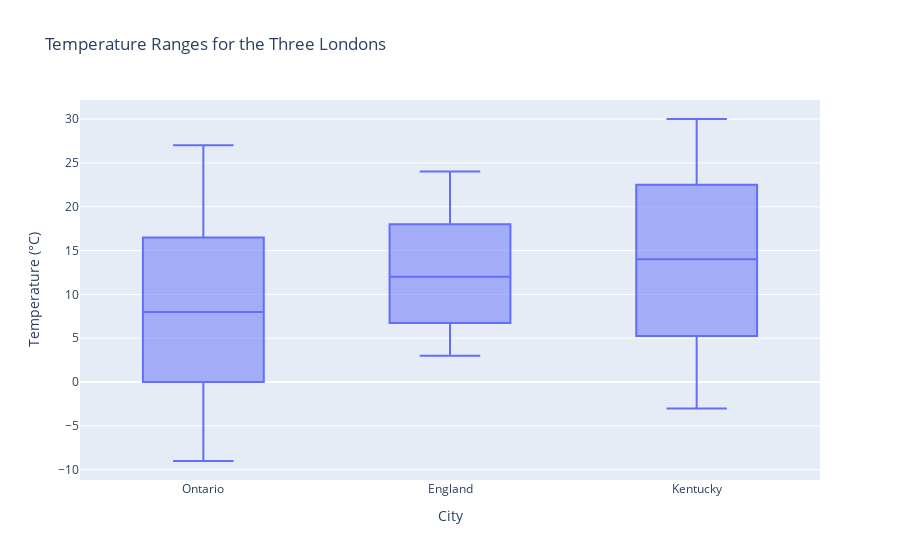

The code cell stored with this chart in its notebook:
### Code cell
fig = px.box(
    df,
    x="City",
    y="Temperature",
    title="Temperature Ranges for the Three Londons",
    labels={"Temperature": "Temperature (°C)"},
)
fig

### Figure 1 — Plotly figure (JSON) as saved in the notebook; plotly's stock layout.template omitted (floating-point values rounded to 4 significant figures)
{"data": [{"alignmentgroup": "True", "hovertemplate": "City=%{x}<br>Temperature (°C)=%{y}<extra></extra>", "legendgroup": "", "marker": {"color": "#636efa"}, "name": "", "notched": false, "offsetgroup": "", "orientation": "v", "showlegend": false, "type": "box", "x": ["Ontario", "Ontario", "Ontario", "Ontario", "Ontario", "England", "England", "England", "England", "England", "Kentucky", "Kentucky", "Kentucky", "Kentucky", "Kentucky"], "x0": " ", "xaxis": "x", "y": [-9, 3, 8, 13, 27, 3, 8, 12, 16, 24, -3, 8, 14, 20, 30], "y0": " ", "yaxis": "y"}], "layout": {"boxmode": "group", "legend": {"tracegroupgap": 0}, "title": {"text": "Temperature Ranges for the Three Londons"}, "xaxis": {"anchor": "y", "domain": [0, 1], "title": {"text": "City"}}, "yaxis": {"anchor": "x", "domain": [0, 1], "title": {"text": "Temperature (°C)"}}}}
